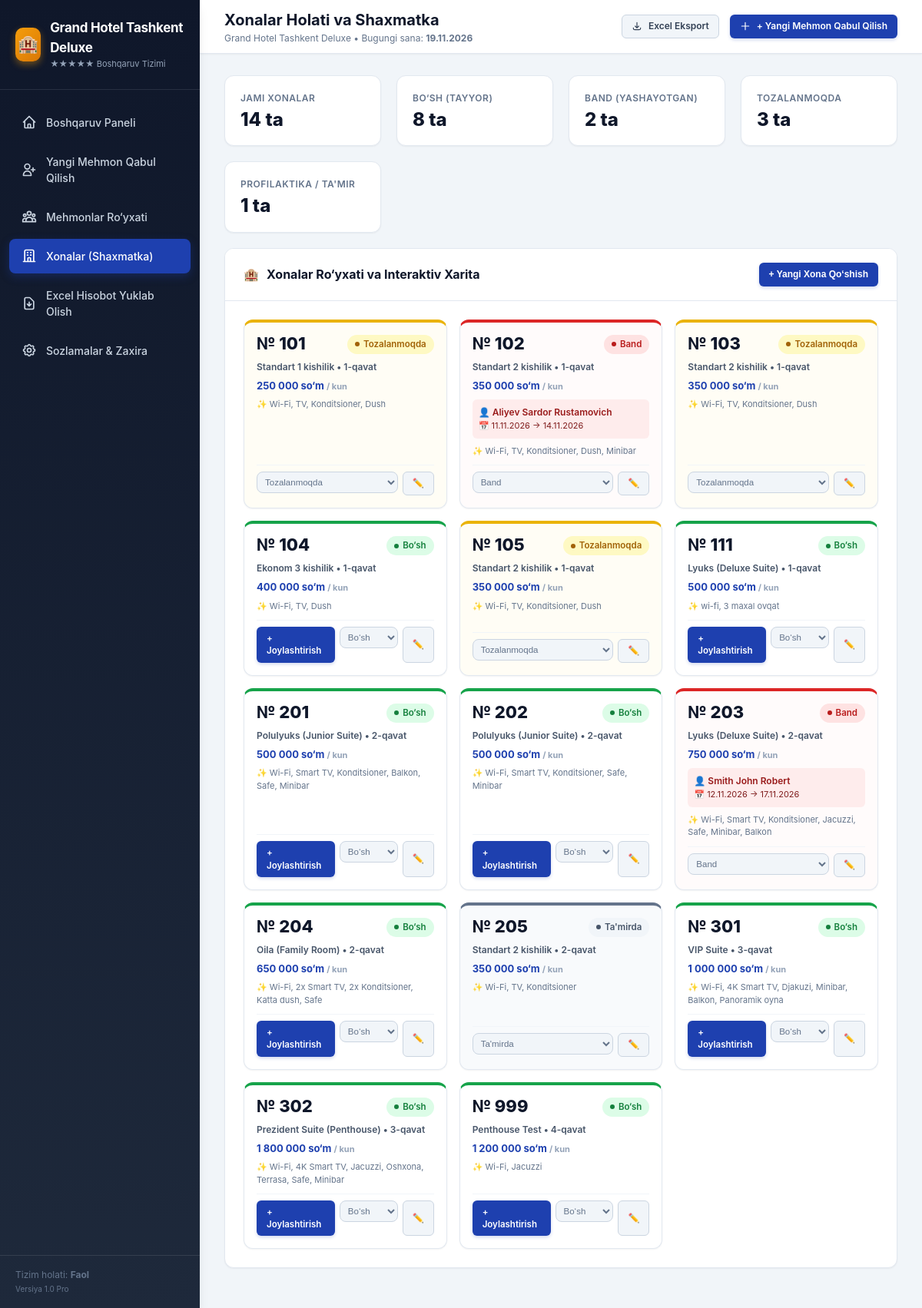
Before: /rooms with the older database file.
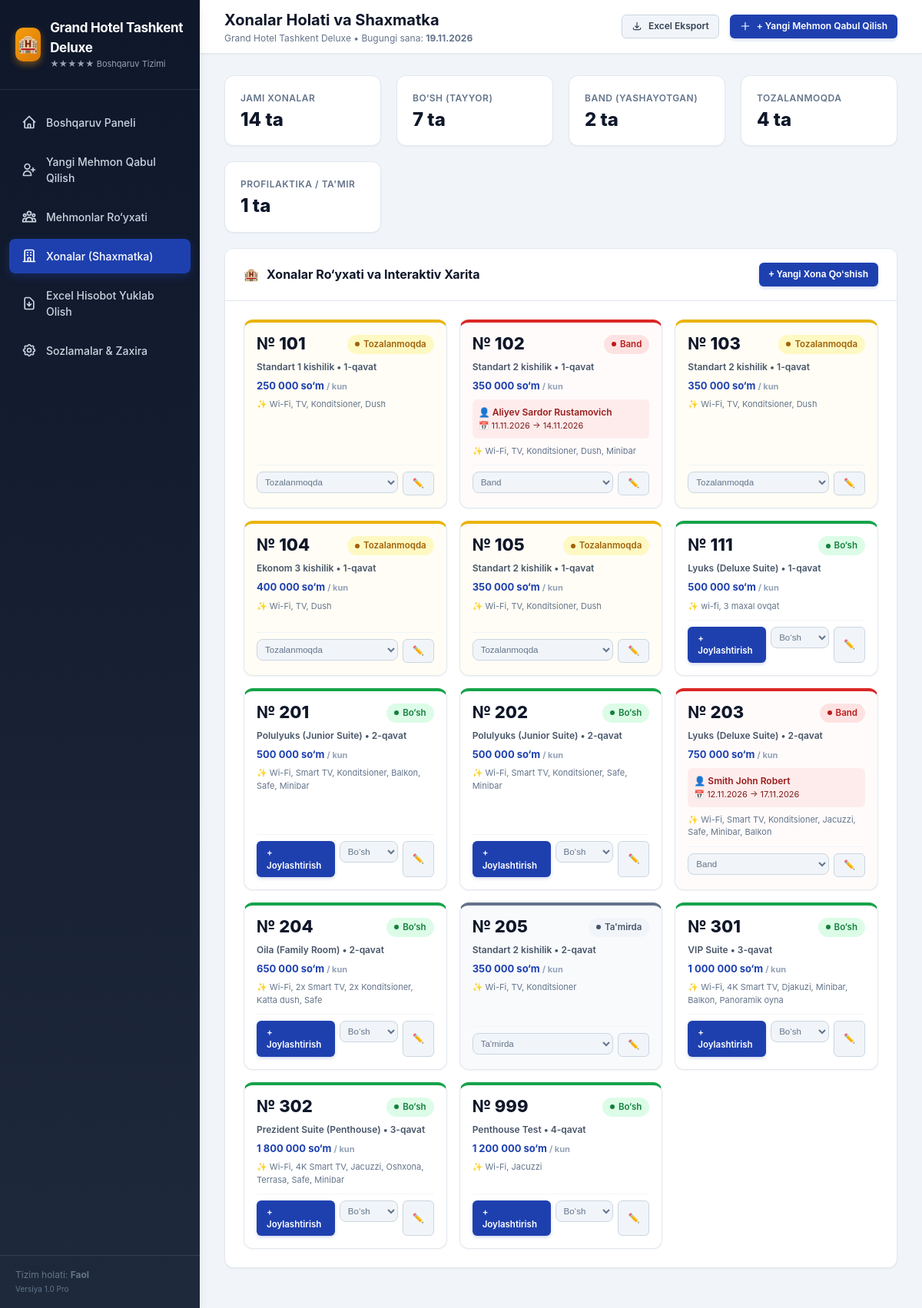
After: the same page with the newer database file.
### tables this page shows
CREATE TABLE rooms (
        id INTEGER PRIMARY KEY AUTOINCREMENT,
        room_number TEXT UNIQUE NOT NULL,
        floor INTEGER DEFAULT 1,
        room_type TEXT NOT NULL,
        capacity INTEGER DEFAULT 2,
        daily_price REAL NOT NULL,
        status TEXT DEFAULT 'available',
        amenities TEXT,
        description TEXT,
        created_at TIMESTAMP DEFAULT CURRENT_TIMESTAMP
    );

### app.py (the view)
@app.route('/rooms')
def rooms_management():
    rooms = database.get_all_rooms()
    stats = database.get_dashboard_stats()
    return render_template(
        'rooms.html',
        rooms=rooms,
        stats=stats,
        active_page='rooms'
    )

### app.py (called while the page is built)
@app.template_filter('currency')
def currency_filter(value):
    try:
        val = float(value)
        return f"{val:,.0f}".replace(",", " ")
    except (ValueError, TypeError):
        return value

@app.template_filter('format_date')
def format_date_filter(value):
    if not value:
        return ""
    try:
        if " " in str(value):
            dt = datetime.strptime(str(value).split(".")[0], "%Y-%m-%d %H:%M:%S")
            return dt.strftime("%d.%m.%Y %H:%M")
        dt = datetime.strptime(str(value), "%Y-%m-%d")
        return dt.strftime("%d.%m.%Y")
    except Exception:
        return value

@app.context_processor
def inject_settings():
    settings = database.get_hotel_settings()
    now_date = date.today().strftime('%Y-%m-%d')
    return dict(hotel_settings=settings, current_date=now_date)

### database.py (called while the page is built)
def get_db():
    conn = sqlite3.connect(DB_PATH)
    conn.row_factory = sqlite3.Row
    conn.execute("PRAGMA foreign_keys = ON")
    return conn

def get_hotel_settings():
    conn = get_db()
    row = conn.execute('SELECT * FROM hotel_settings WHERE id = 1').fetchone()
    conn.close()
    if row:
        return dict(row)
    return {}

### templates/rooms.html (shortened to what the changed rows need)
{% extends "base.html" %}
{% block header_title %}Xonalar Holati va Shaxmatka{% endblock %}
{% block content %}
<div class="stats-grid" style="grid-template-columns: repeat(auto-fit, minmax(170px, 1fr)); margin-bottom: 20px;">
    <div class="stat-card stat-green">
        <div class="stat-info">
            <span>Bo‘sh (Tayyor)</span>
            <h3>{{ stats.available_rooms }} ta</h3>
        </div>
    </div>
    <div class="stat-card stat-amber">
        <div class="stat-info">
            <span>Tozalanmoqda</span>
            <h3>{{ stats.cleaning_rooms }} ta</h3>
        </div>
    </div>
</div>
<div class="card">
    <div class="card-body">
        <div class="room-grid">
            {% for room in rooms %}
            <div class="room-card status-{{ room.status }}">
                <div>
                    <div class="room-top">
                        <span class="room-number">№ {{ room.room_number }}</span>
                        {% if room.status == 'available' %}
                            <span class="badge badge-success"><span class="badge-dot"></span> Bo‘sh</span>
                        {% elif room.status == 'occupied' %}
                            <span class="badge badge-danger"><span class="badge-dot"></span> Band</span>
                        {% elif room.status == 'cleaning' %}
                            <span class="badge badge-warning"><span class="badge-dot"></span> Tozalanmoqda</span>
                        {% else %}
                            <span class="badge badge-secondary"><span class="badge-dot"></span> Ta'mirda</span>
                        {% endif %}
                    </div>
                    <div class="room-type">{{ room.room_type }} &bull; {{ room.floor }}-qavat</div>
                    <div class="room-price">{{ room.daily_price|currency }} {{ hotel_settings.currency }} <small style="font-size: 11px; color: var(--gray-400)">/ kun</small></div>
                    {% if room.amenities %}
                    <div style="font-size: 11px; color: var(--gray-500); margin-top: 6px;">
                        ✨ {{ room.amenities }}
                    </div>
                    {% endif %}
                </div>
                <div class="room-actions">
                    {% if room.status == 'available' %}
                    <a href="{{ url_for('register_guest', room_id=room.id) }}" class="btn btn-sm btn-primary" style="flex: 1; font-size: 11.5px;">
                        + Joylashtirish
                    </a>
                    {% endif %}
                    <form method="POST" action="{{ url_for('change_room_status', id=room.id) }}" style="display: inline; flex: 1;">
                        <select name="status" class="form-control" style="padding: 4px 6px; font-size: 11.5px; height: 28px;" onchange="this.form.submit()">
                            <option value="available" {% if room.status == 'available' %}selected{% endif %}>Bo‘sh</option>
                            <option value="cleaning" {% if room.status == 'cleaning' %}selected{% endif %}>Tozalanmoqda</option>
                        </select>
                    </form>
                    <button type="button" class="btn btn-sm btn-secondary"
                            data-modal-target="editRoomModal"
                            data-room-id="{{ room.id }}"
                            data-room-num="{{ room.room_number }}"
                            data-floor="{{ room.floor }}"
                            data-type="{{ room.room_type }}"
                            data-capacity="{{ room.capacity }}"
                            data-price="{{ room.daily_price }}"
                            data-status="{{ room.status }}"
                            data-amenities="{{ room.amenities or '' }}"
                            data-desc="{{ room.description or '' }}"
                            onclick="fillEditRoomModal(this)"
                            title="Tahrirlash">
                        ✏️
                    </button>
                </div>
            </div>
            {% endfor %}
        </div>
    </div>
</div>
{% endblock %}

Changed rows visible on the page:
changed rooms "Ekonom 3 kishilik": status "Bo‘sh" → "Tozalanmoqda"; status "Bo‘sh + Joylashtirish" → "Tozalanmoqda"
Other visible differences:
{{ stats.available_rooms }}: "8" → "7"
{{ stats.cleaning_rooms }}: "3" → "4"
